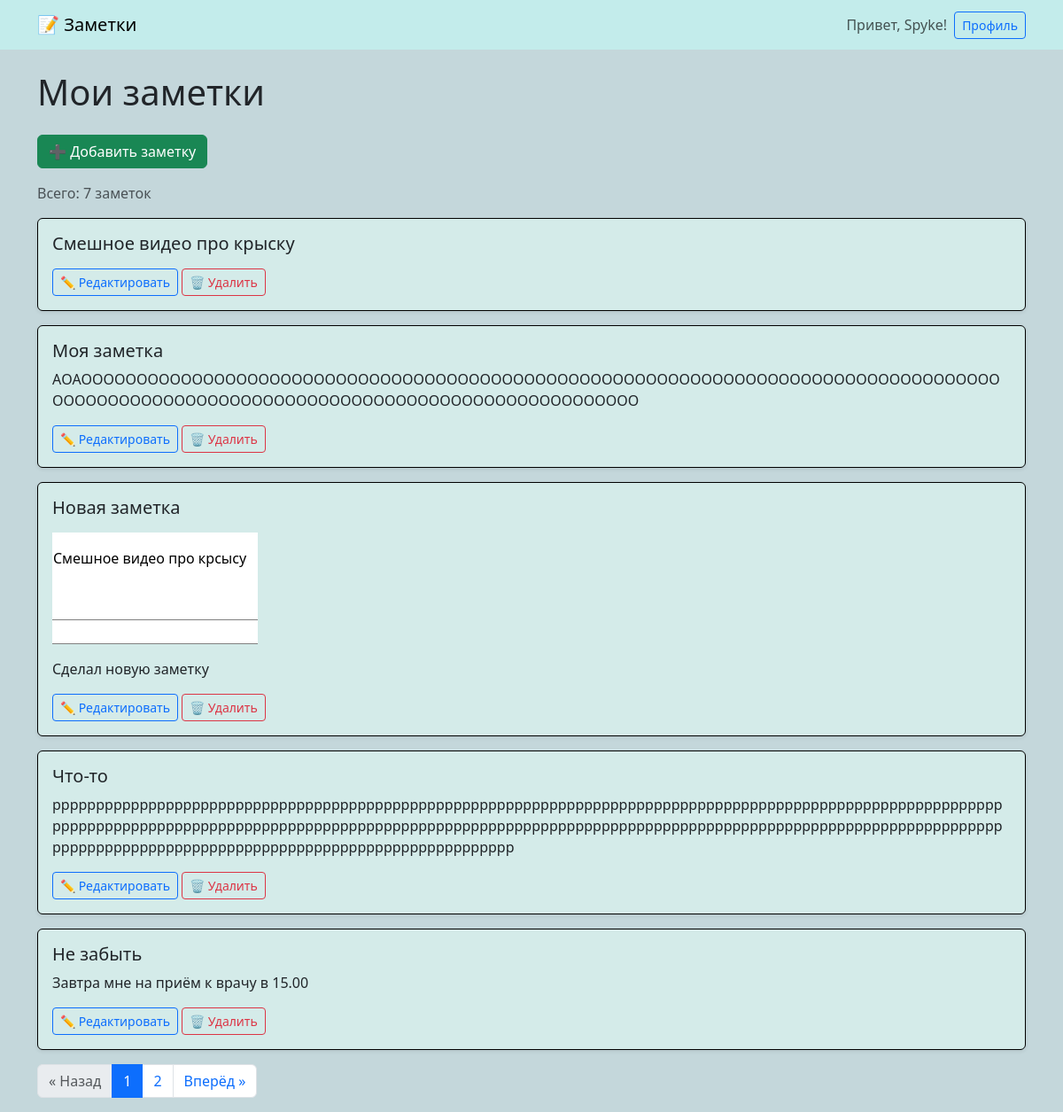
The app's page / (signed in), older data.
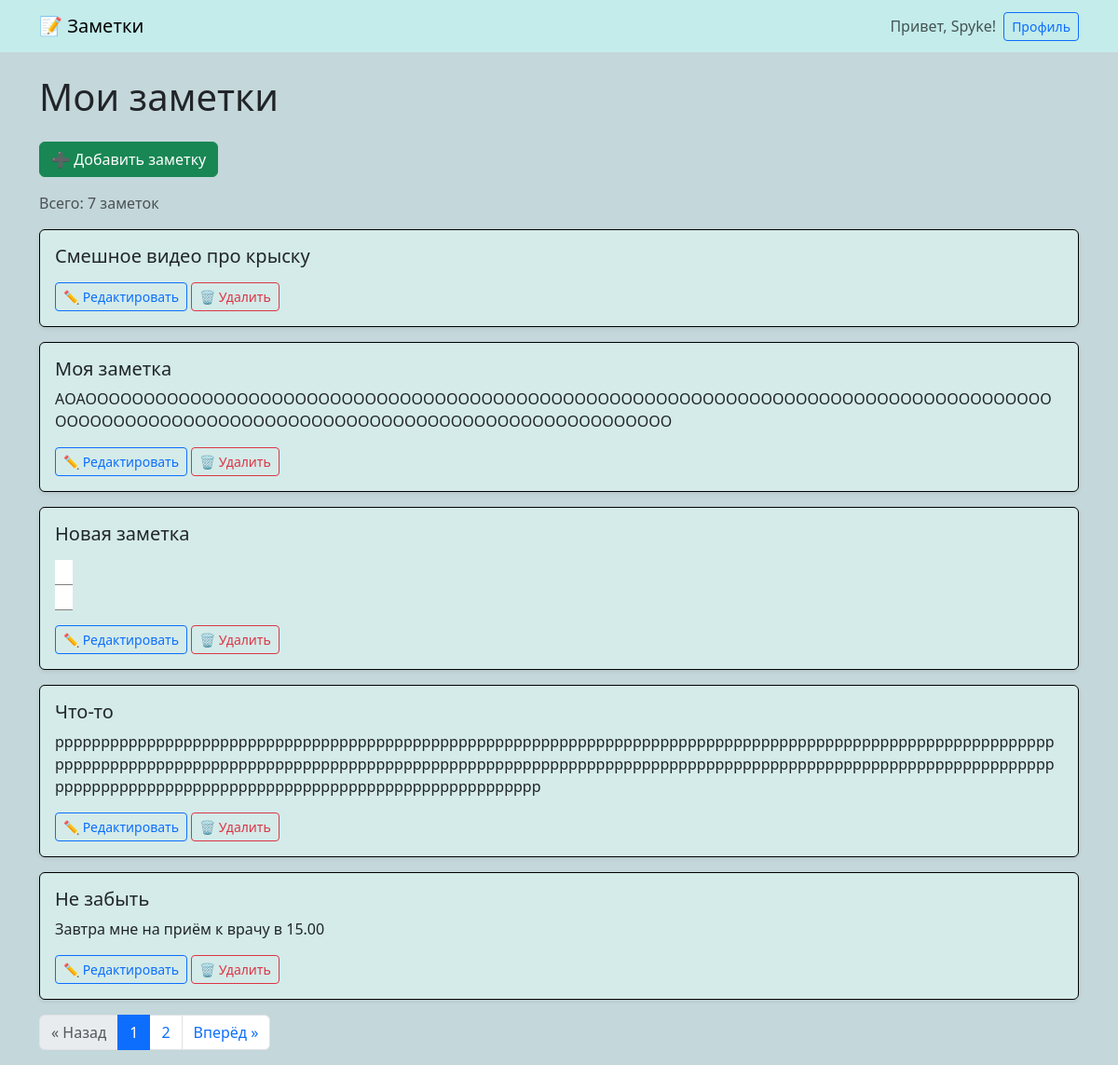
The same page, newer data.
### notes/models.py (models this page shows, shortened)
class Note(models.Model):
    user = models.ForeignKey(User, on_delete=models.CASCADE)
    title = models.CharField(max_length=200)
    content = CKEditor5Field('Content', config_name='default')  # Используем CKEditor5Field
    image = models.ImageField(upload_to='note_images/', blank=True, null=True)
    created_at = models.DateTimeField(auto_now_add=True)

### notes/views.py (the view)
# urls.py: path('', views.home, name='home'),
def home(request):
    if request.user.is_authenticated:
        notes_list = Note.objects.filter(user=request.user).order_by('-created_at')
        paginator = Paginator(notes_list, 5)  # 5 заметок на страницу
        page_number = request.GET.get('page')
        page_obj = paginator.get_page(page_number)
        return render(request, 'home.html', {'page_obj': page_obj})
    else:
        guest_notes = [
            {"title": "Добро пожаловать!", "content": "Зарегистрируйтесь, чтобы сохранять свои заметки."},
            {"title": "Пример заметки", "content": "Это демо-заметка. Зарегистрируйтесь, чтобы создать свою!"},
        ]
        return render(request, 'home.html', {'notes': guest_notes, 'guest_mode': True})

### templates/home.html (shortened to what this page needs)
{% extends 'base.html' %}
{% block content %}
{% if user.is_authenticated %}
  <h1 class="mb-4">Мои заметки</h1>
  <a class="btn btn-success mb-3" href="{% url 'add_note' %}">➕ Добавить заметку</a>
  {% if page_obj.has_other_pages %}
    <p class="text-muted">Всего: {{ page_obj.paginator.count }} заметок</p>
  {% endif %}
  {% if page_obj %}
    {% for note in page_obj %}
      <div class="card mb-3 shadow-sm">
        <div class="card-body">
          <h5 class="card-title">{{ note.title }}</h5>
          <p class="card-text">{{ note.content|truncatewords_html:40|safe }}</p>
          <a href="{% url 'edit_note' note.id %}" class="btn btn-sm btn-outline-primary">✏️ Редактировать</a>
          <form action="{% url 'delete_note' note.id %}" method="post" style="display: inline;">
            <button type="submit" class="btn btn-sm btn-outline-danger">🗑️ Удалить</button>
          </form>
        </div>
      </div>
    {% endfor %}
    <nav>
      <ul class="pagination">
        {% if page_obj.has_previous %}
          <li class="page-item">
            <a class="page-link" href="?page={{ page_obj.previous_page_number }}">« Назад</a>
          </li>
        {% else %}
          <li class="page-item disabled">
            <span class="page-link">« Назад</span>
          </li>
        {% endif %}
        {% for num in page_obj.paginator.page_range %}
          {% if page_obj.number == num %}
            <li class="page-item active"><span class="page-link">{{ num }}</span></li>
          {% elif num > page_obj.number|add:-3 and num < page_obj.number|add:3 %}
            <li class="page-item"><a class="page-link" href="?page={{ num }}">{{ num }}</a></li>
          {% endif %}
        {% endfor %}
        {% if page_obj.has_next %}
          <li class="page-item">
            <a class="page-link" href="?page={{ page_obj.next_page_number }}">Вперёд »</a>
          </li>
        {% else %}
          <li class="page-item disabled">
            <span class="page-link">Вперёд »</span>
          </li>
        {% endif %}
      </ul>
    </nav>
  {% else %}
    <p>У вас пока нет заметок. Создайте первую!</p>
  {% endif %}
{% endif %}
{% endblock %}

Row changes from the older to the newer data that the page shows:
changed Note "Новая заметка": content "Смешное видео про крсысу Сделал новую заметку" → (not shown)
